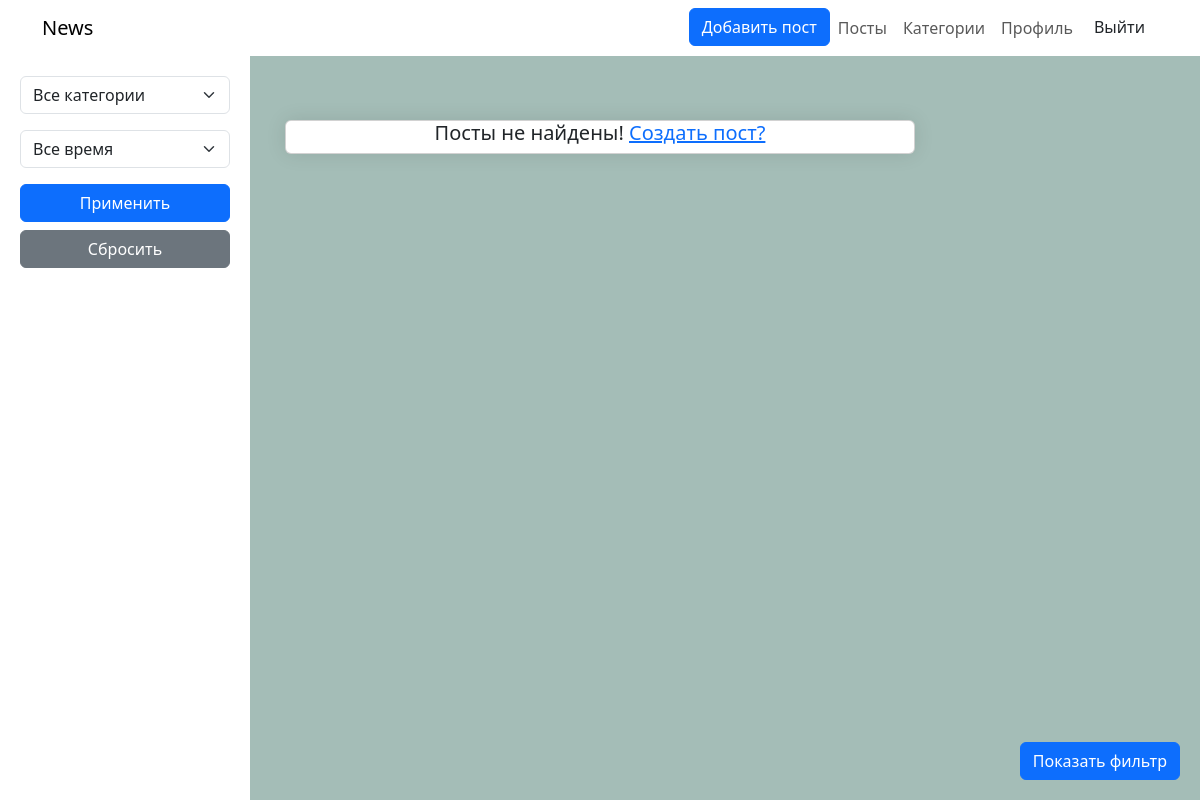
The app's page /posts/ (signed in), older data.
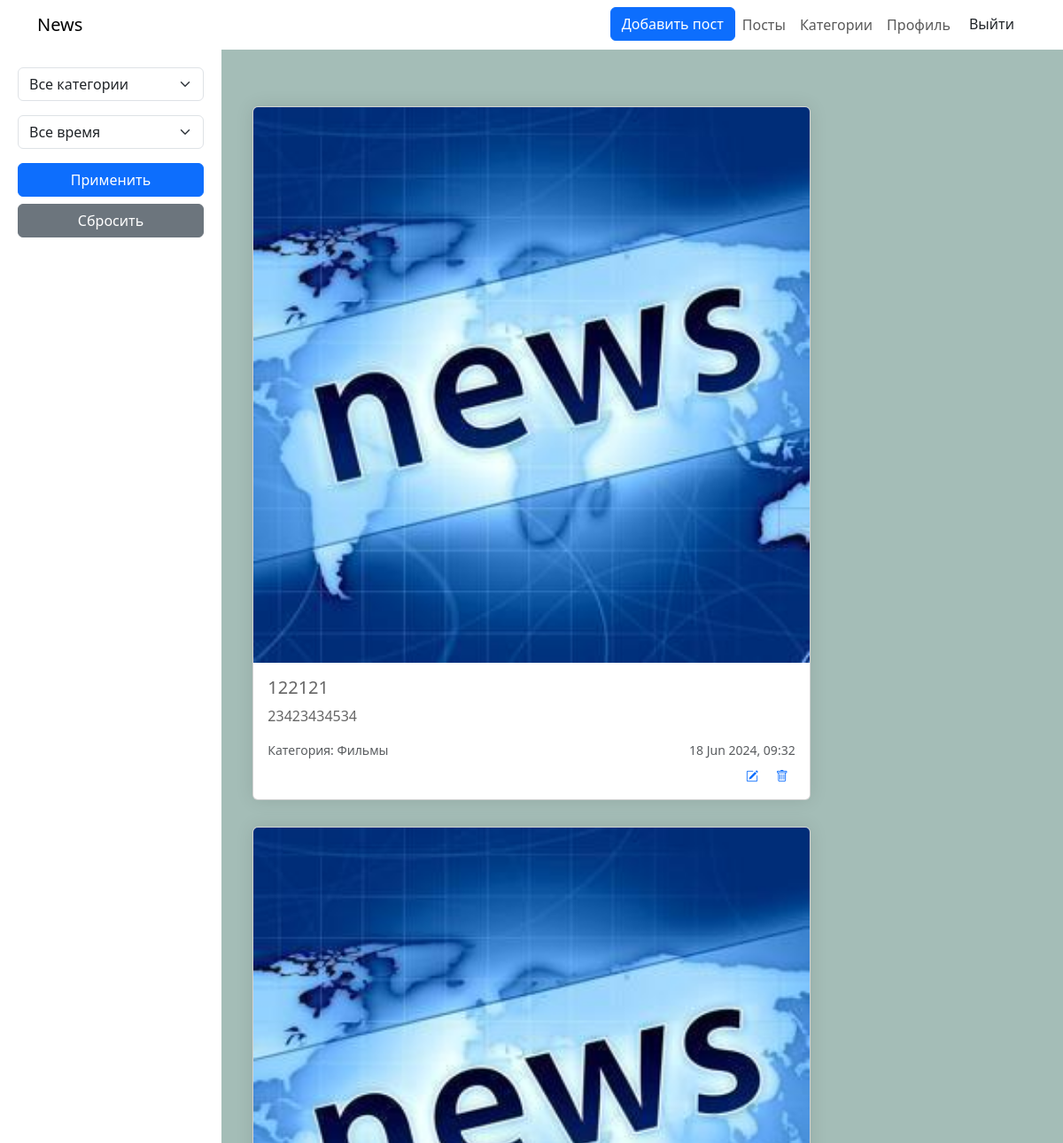
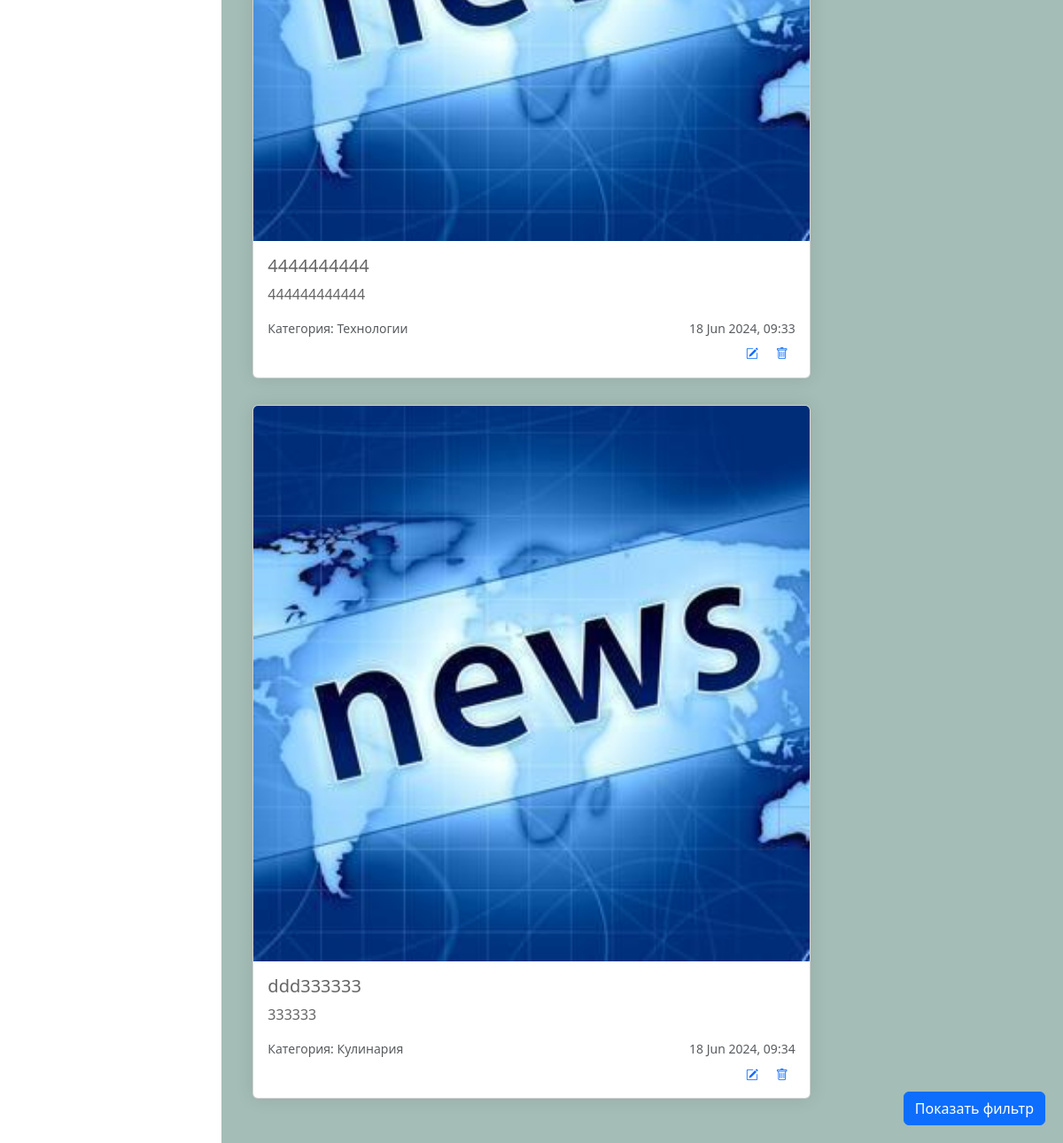
The same page, newer data (2 pictures, top to bottom).
### news/models.py (models this page shows, shortened)
class Post(models.Model):
    title = models.CharField(max_length=255,null=False)
    imagefile = models.ImageField(upload_to="post_images", default="default_news.jpg")
    description = models.TextField(null=False, blank=False)
    post = models.TextField(null=False, blank=False)
    created_at =  models.DateTimeField(auto_now_add=True)
    category = models.ForeignKey(Category, on_delete=models.PROTECT)
    user = models.ForeignKey(User, on_delete=models.CASCADE)

class Category(models.Model):
    name = models.CharField(max_length=255)

### news/views.py (the view)
# urls.py: path('posts/', PostList.as_view(), name="posts"),
class PostList(LoginRequiredMixin,ListView):
    model = Post
    template_name = "news/posts.html"
    context_object_name = "posts"
    def get_queryset(self) :
        queryset = super().get_queryset()
        self.filter = PostFilter(self.request.GET,queryset=queryset)
        return self.filter.qs
    def get_context_data(self, * ,object_list = None , **kwargs):
        context = super().get_context_data(**kwargs)
        context['filter'] = self.filter
        return context

### news/templates/news/posts.html (shortened to what this page needs)
{% extends "base.html" %}
{% load static %}
{% block content %}
<div class="sidebar" id="sidebar">
    <div class="sidebar-brand">Фильтр</div>
    <form method="get" class="filter-form">
        <div class="mb-3">
            <select name="category" id="id_category" , class="form-select">
                <option value="">Все категории</option>
            </select>
        </div>
        <div class="mb-3">
            <select name="ordering" id="id_ordering" class="form-select">
                <option value="">Все время</option>
            </select>
        </div>
        <div class="d-grid gap-2 mb-5">
            <button class="btn btn-primary" type="submit">Применить</button>
            <a class="btn btn-secondary" href="{% url 'home' %}">Сбросить</a>
        </div>
    </form>
</div>
<div class="row justify-content-center">
    <div class="col-md-10">
        {% if posts %}
        {% for post in posts %}
        <a href="{% url 'post' post.id %}" style="text-decoration: none;color: #666;">
            <div class="card news-card">
                <img src="{{post.imagefile.url}}" class="card-img-top" alt="...">
                <div class="card-body">
                    <h5 class="card-title">{{post.title}}</h5>
                    <p class="card-text">{{post.description}}</p>
                    <p class="card-text d-flex mb-2">
                        <small class="text-muted">Категория: {{post.category.name}}</small>
                        <small class="ms-auto text-muted">
                            {{post.created_at|date:"d M Y, H:i"}}
                        </small>
                    </p>
                    <p class="card-text d-flex">
                        <small class="ms-auto text-muted">
                            <a class="edit px-2 ms-auto" href="{% url 'update-post' post.id %}"><i
                                    class="bi bi-pencil-square"></i></a>
                            <a class="edit px-2" href="{% url 'delete-post' post.id %}"><i class="bi bi-trash"></i></a>
                        </small>
                    </p>
                </div>
            </div>
        </a>
        {% endfor %}
        {% else %}
        <div class="card news-card">
            <h5 class="text-center"> Посты не найдены! <a href="{% url 'create-post' %}">Создать пост?</a>
            </h5>
        </div>
        {% endif %}
    </div>
</div>
<button class="btn btn-primary filter-btn" id="filterButton">Показать фильтр</button>
{% endblock content %}

### templates/base.html (shortened to what this page needs)
{% load static %}
<!DOCTYPE html>
<html lang="en">
<head>
  <link rel="stylesheet" href="{% static 'css/style.css'%}">
  <link href="https://cdn.jsdelivr.net/npm/bootstrap@5.3.3/dist/css/bootstrap.min.css" rel="stylesheet"
>
  <link rel="stylesheet" href="https://cdn.jsdelivr.net/npm/bootstrap-icons@1.7.2/font/bootstrap-icons.css">
</head>
<body>
  <nav class="navbar navbar-expand-lg navbar-light fixed-top">
    <div class="container">
      <a class="navbar-brand" href="{% url 'home' %}">News</a>
      <div class="collapse navbar-collapse justify-content-end" id="navbarNav">
        <ul class="navbar-nav">
          {% if request.user.is_authenticated %}
          <li class="nav-item">
            <a class="btn btn-primary" href="{% url 'create-post' %}">Добавить пост</a>
          </li>
          <li class="nav-item">
            <a class="nav-link" href="{% url 'posts' %}">Посты</a>
          </li>
          <li class="nav-item">
            <a class="nav-link" href="{% url 'categories' %}">Категории</a>
          </li>
          <li class="nav-item">
            <a class="nav-link" href="{% url 'profile' %}">Профиль</a>
          </li>
          <li class="nav-item">
            <form action="{% url 'logout' %}" method="post">
              <input type="submit" class="btn btn-outline" value="Выйти">
            </form>
          </li>
          {% else %}
          <li class="nav-item">
            <a class="nav-link" href="{% url 'login' %}">Войти</a>
          </li>
          {% endif %}
        </ul>
      </div>
    </div>
  </nav>
  <div class="news-container">
    {% block content %}
    {% endblock content %}
  </div>
</body>
</html>

### static/css/style.css (style rules this page uses)
:root { --color-primary: #ee394c; --color-secondary: #86b7fe; --color-light: #f2f2f2; --color-gray: #ced4da; --color-dark: #212121; --color-white: #ffffff; --color-error: #e2442f; --color-warning: #ffc900; --color-info: #02a2b9; --color-success: #1ba345; --color-input: #00d1b2; --border-radius: 5px; }
body { background-color: #a4bdb7 !important; color: #000; }
.navbar { background-color: #fff; }
.sidebar { z-index: 1; position: fixed; bottom: 0; left: 0; width: 100%; background-color: #fff; padding: 20px; display: none; }
.sidebar-brand { font-size: 24px; font-weight: bold; margin-bottom: 20px; }
.news-container { max-width: 800px; margin: 0 auto; margin-top:100px; padding: 20px; }
.news-card { background-color: #f3f3f3; margin-bottom: 30px; border: none; border-radius: 15px; box-shadow: 0 0 20px rgba(0,0,0,0.1); }
@media (min-width: 1200px) { .sidebar { position: fixed; top: 0; left: 0; bottom: 0; width: 250px; display: block; } }
@media (min-width: 1200px) { .filter-btn { display: none; } }
@media (max-width: 1200px) { .filter-btn { display: block; position: fixed; bottom: 20px; right: 20px; z-index: 999; } }

Row changes from the older to the newer data that the page shows:
added Post: imagefile (placeholder picture), title "122121", description "23423434534", category.name "Фильмы", created_at "18 Jun 2024, 09:32"
added Post: imagefile (placeholder picture), title "4444444444", description "444444444444", category.name "Технологии", created_at "18 Jun 2024, 09:33"
added Post: imagefile (placeholder picture), title "ddd333333", description "333333", category.name "Кулинария", created_at "18 Jun 2024, 09:34"
Text that changed along with them:
text no longer shown: "Посты не найдены! Создать пост?"
